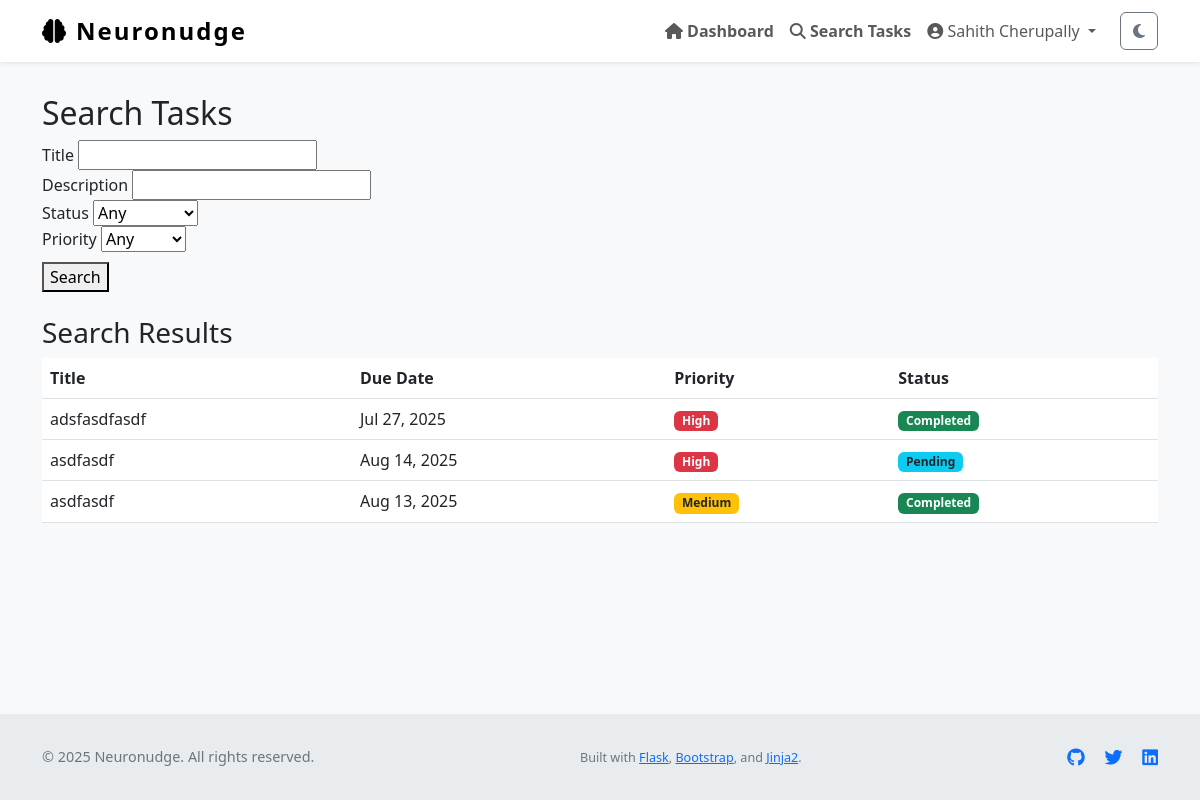
/tasks/search (signed in), run on an earlier commit of the app's database.
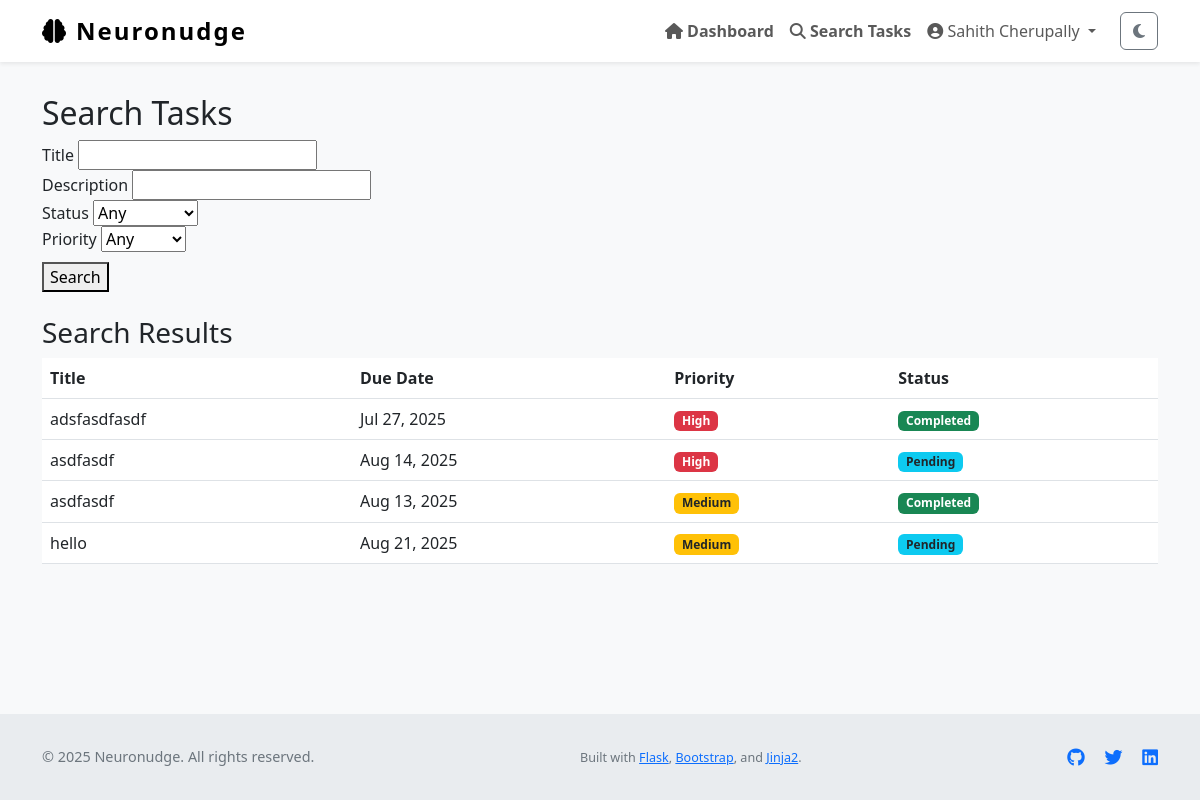
And on a later commit of the database.
### Neuronudge/models.py (models this page shows, shortened)
class Task(db.Model):
    id = db.Column(db.Integer, primary_key=True)
    title = db.Column(db.String(255), nullable=False)
    description = db.Column(db.Text)
    due_date = db.Column(db.DateTime)
    completed = db.Column(db.Boolean, default=False)
    priority = db.Column(db.Integer, default=3)         # 1 = high, 2 = med, 3 = low
    reminder_set = db.Column(db.Boolean, default=False)
    created_at = db.Column(db.DateTime, default=datetime.utcnow)
    updated_at = db.Column(db.DateTime, default=datetime.utcnow, onupdate=datetime.utcnow)
    user_id = db.Column(db.Integer, db.ForeignKey('user.id'), nullable=False)

### Neuronudge/views.py (the view)
@views.route('/tasks/search', methods=['GET', 'POST'])
@login_required
def task_search():
    title = request.args.get('title', '').strip()
    description = request.args.get('description', '').strip()
    completed = request.args.get('completed', 'any')
    priority = request.args.get('priority', 'any')
    query = Task.query.filter_by(user_id=current_user.id)
    if title:
        query = query.filter(Task.title.ilike(f'%{title}%'))
    if description:
        query = query.filter(Task.description.ilike(f'%{description}%'))
    if completed in ['true', 'false']:
        query = query.filter_by(completed=(completed == 'true'))
    if priority in ['1', '2', '3']:
        query = query.filter_by(priority=int(priority))
    results = query.order_by(Task.priority.asc(), Task.due_date.asc().nulls_last()).all()
    return render_template('task_search.html', results=results)

### Neuronudge/__init__.py (called while the page is built)
def create_app():
    app = Flask(__name__)
    app.config['SECRET_KEY'] = os.environ.get("SECRET_KEY", "whatacoolsecretkey")
    app.config['SQLALCHEMY_DATABASE_URI'] = 'sqlite:///db.sqlite'
    app.config['SQLALCHEMY_TRACK_MODIFICATIONS'] = False
    db.init_app(app)
    migrate.init_app(app, db)
    login_manager.init_app(app)
    from . import models
    from .models import User
    login_manager.login_view = 'auth.login'
    login_manager.login_message_category = "info"
    @login_manager.user_loader
    def load_user(user_id):
        return User.query.get(int(user_id))
    from .views import views
    from .auth import auth
    app.register_blueprint(views, url_prefix='/')
    app.register_blueprint(auth, url_prefix='/auth')
    with app.app_context():
        db.create_all()
    return app

### Neuronudge/templates/task_search.html (shortened to what this page needs)
{% extends "layout.html" %}
{% block content %}
<h2>Search Tasks</h2>
<form method="GET" action="{{ url_for('views.task_search') }}" role="search">
    <div>
        <label for="title">Title</label>
        <input type="text" name="title" id="title" value="{{ request.args.get('title', '') }}">
    </div>
    <div>
        <label for="description">Description</label>
        <input type="text" name="description" id="description" value="{{ request.args.get('description', '') }}">
    </div>
    <div>
        <label for="completed">Status</label>
        <select name="completed" id="completed">
            <option value="any" {% if request.args.get('completed') == 'any' %}selected{% endif %}>Any</option>
        </select>
    </div>
    <div>
        <label for="priority">Priority</label>
        <select name="priority" id="priority">
            <option value="any" {% if request.args.get('priority') == 'any' %}selected{% endif %}>Any</option>
        </select>
    </div>
    <div style="margin-top: 10px;">
        <button type="submit">Search</button>
    </div>
</form>
{% if results is defined %}
    <h3 class="mt-4">Search Results</h3>
    {% if results %}
        <table class="table table-hover">
            <thead>
                <tr>
                    <th>Title</th>
                    <th>Due Date</th>
                    <th>Priority</th>
                    <th>Status</th>
                </tr>
            </thead>
            <tbody>
                {% for task in results %}
                <tr>
                    <td>{{ task.title }}</td>
                    <td>{{ task.due_date.strftime('%b %d, %Y') if task.due_date else 'No due date' }}</td>
                    <td>
                        {% if task.priority == 1 %}<span class="badge bg-danger">High</span>
                        {% elif task.priority == 2 %}<span class="badge bg-warning text-dark">Medium</span>
                        {% elif task.priority == 3 %}<span class="badge bg-secondary">Low</span>
                        {% endif %}
                    </td>
                    <td>
                        {% if task.completed %}
                            <span class="badge bg-success">Completed</span>
                        {% else %}
                            <span class="badge bg-info text-dark">Pending</span>
                        {% endif %}
                    </td>
                </tr>
                {% endfor %}
            </tbody>
        </table>
    {% else %}
        <p class="text-muted">No tasks match your search.</p>
    {% endif %}
{% endif %}
{% endblock %}

What changed in the data, as far as the page shows it:
added Task: title "hello", due_date "Aug 21, 2025", priority "Medium", completed "Pending"
